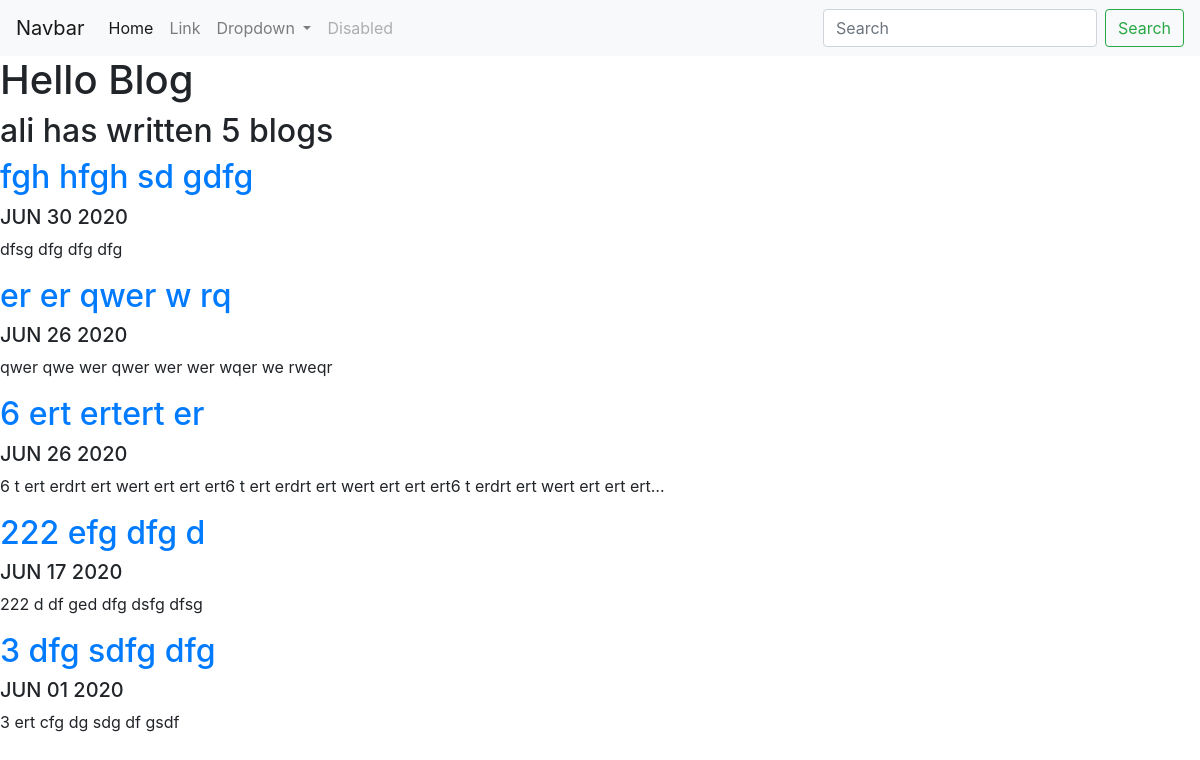
Screenshot of /blog/ with the database file from the repository.
### blog/models.py (models this page shows, shortened)
class Blog(models.Model):
    title = models.CharField(max_length=200)
    description = models.TextField()
    date = models.DateField()

### blog/views.py (the view)
# urls.py: path('',views.all_blogs,name='all_blogs'),
def all_blogs(request):
    blogs = Blog.objects.order_by('-date')[:5]
    return render(request, "blog/all_blogs.html", {"blogs":blogs})

### blog/templates/blog/all_blogs.html
{% extends 'portfolio/base.html' %}
{% block content %}
<h1>Hello Blog</h1>
<h2>ali has written {{ blogs.count }} blog{{ blogs.count|pluralize }}</h2>
{% for blog in blogs %}
<h2><a href="{% url 'blog:detail' blog.id %}"> {{ blog.title }}</a></h2>
<h5 >{{ blog.date|date:'M d Y'|upper }}</h5>
<p>{{ blog.description|striptags|truncatechars:100 }}</p>
{% endfor %}
{% endblock %}

### rows the page displays
Blog: title "fgh hfgh sd gdfg", date "JUN 30 2020", description "dfsg dfg dfg dfg"
Blog: title "er er qwer w rq", date "JUN 26 2020", description "qwer qwe wer qwer wer wer wqer we rweqr"
Blog: title "6 ert ertert er", date "JUN 26 2020", description "6 t ert erdrt ert wert ert ert ert6 t ert erdrt ert wert ert ert ert6 t erdrt ert wert ert ert ert…"
Blog: title "222 efg dfg d", date "JUN 17 2020", description "222 d df ged dfg dsfg dfsg"
Blog: title "3 dfg sdfg dfg", date "JUN 01 2020", description "3 ert cfg dg sdg df gsdf"

### other values shown
{{ blogs.count }} "5"
